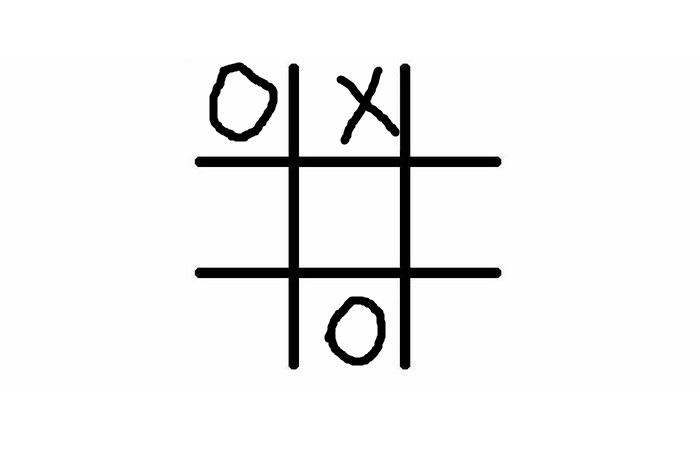
#> input picture tic-tac-toe-centers/image1.png, 700 x 450 px
$ python tic-tac-toe.py
#> lines starting #> are read from the running program, lines starting #| are printed output that depends on the picture; after the words box and inside, x2 and y2 are one past the last pixel; in counts of white or black regions, pixels touching at a corner belong together
import cv2
import numpy as np


def get_centers_tic_tac_toe(image_path):
#> called with image_path = 'image1.png'
    image = cv2.imread(image_path)
#> image is the input picture: shape (450, 700, 3); min 0, max 255, mean 240.8

    cv2.imshow('Original image', image)
    cv2.waitKey(0)
    cv2.destroyAllWindows()

    gray = cv2.cvtColor(image, cv2.COLOR_BGR2GRAY)

    edges = cv2.Canny(gray, 100, 200)
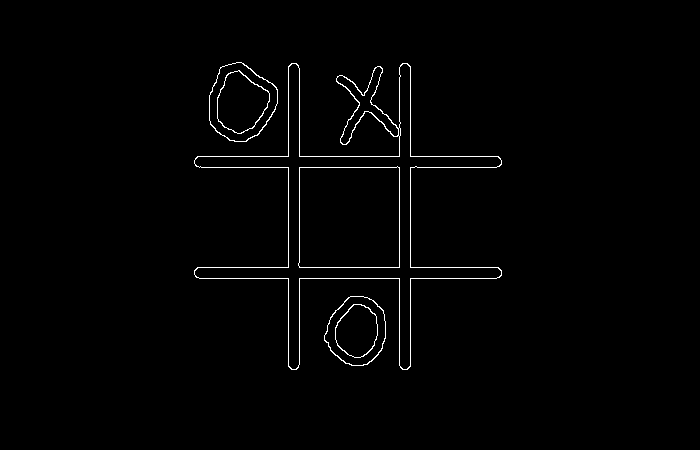
#> edges: shape (450, 700); 1.2% white in thin lines or dots, all inside (x1, y1, x2, y2) = (194, 62, 502, 370)

    cv2.imshow('Edges', edges)
    cv2.waitKey(0)
    cv2.destroyAllWindows()

    lines = cv2.HoughLines(edges, 1, np.pi / 180, threshold = 200)
#> lines = [[156, 1.57], [267, 1.57], [288, 0], [410, 0], [278, 1.57], [299, 0], [167, 1.57], [399, 0]]

    vertical_lines = []
    horizontal_lines = []

    line_image = image.copy()

    for i in range(len(lines)):
        rho = lines[i][0][0]
        theta = lines[i][0][1]
        a = np.cos(theta)
        b = np.sin(theta)
        x0 = a * rho
        y0 = b * rho
        x1 = int(x0 + 1000 * (-b))
        y1 = int(y0 + 1000 * (a))
        x2 = int(x0 - 1000 * (-b))
        y2 = int(y0 - 1000 * (a))

        # 0.0 - theta для вертикальной линии, погрешность 0.10 радиан
        if abs(0.0 - theta) < 0.10:
            vertical_lines.append(lines[i])
            cv2.line(line_image, (x1, y1), (x2, y2), (255, 0, 0), 2)

        # 1.57 радиан (90 градусов) - theta для горизонтальной линии, погрешность 0.10 радиан
        if abs(1.57 - theta) < 0.10:
            horizontal_lines.append(lines[i])
            cv2.line(line_image, (x1, y1), (x2, y2), (0, 0, 255), 2)
#> this loop made 8 passes
#> (rho, theta, a, b, x0, y0, x1, y1) on passes 1 to 8: (156, 1.57, -4.37e-08, 1, -6.82e-06, 156, -1000, 155), (267, 1.57, -4.37e-08, 1, -1.17e-05, 267, -1000, 266), (288, 0, 1, 0, 288, 0, 288, 1000), (410, 0, 1, 0, 410, 0, 410, 1000), (278, 1.57, -4.37e-08, 1, -1.22e-05, 278, -1000, 277), (299, 0, 1, 0, 299, 0, 299, 1000), (167, 1.57, -4.37e-08, 1, -7.3e-06, 167, -1000, 166), (399, 0, 1, 0, 399, 0, 399, 1000)
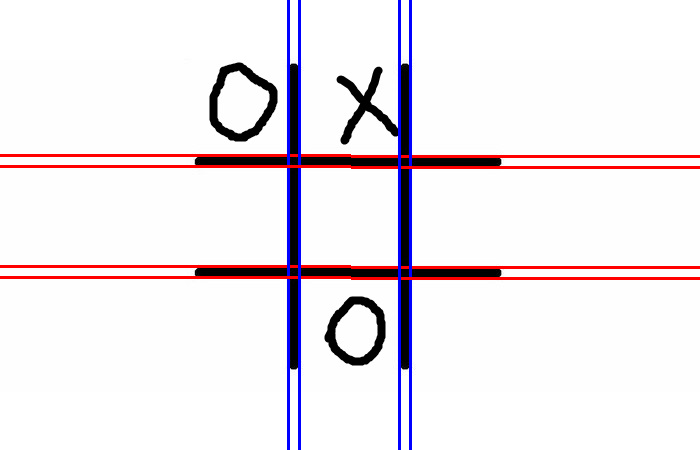
#> line_image: shape (450, 700, 3); 4.34% of pixels changed, all inside (x1, y1, x2, y2) = (0, 0, 700, 450)
#> after the loop, horizontal_lines = [[[156, 1.57]], [[267, 1.57]], [[278, 1.57]], [[167, 1.57]]]; vertical_lines = [[[288, 0]], [[410, 0]], [[299, 0]], [[399, 0]]]

    cv2.imshow('Image with lines', line_image)
    cv2.waitKey(0)
    cv2.destroyAllWindows()

    # Всего 8 линий - 4 вертикальные и 4 горизонтальные, составим массивы, состоящие из расстояний до них, и отсортируем
    vertical_lines_rhos = [vertical_lines[i][0][0] for i in range(len(vertical_lines))]
#> vertical_lines_rhos = [288, 410, 299, 399]
    vertical_lines_rhos.sort()
    horizontal_lines_rhos = [horizontal_lines[i][0][0] for i in range(len(horizontal_lines))]
#> horizontal_lines_rhos = [156, 267, 278, 167]
    horizontal_lines_rhos.sort()


    center_points_image = image.copy()

    # Вычисляем координаты центров клеток
    vertical_half_distance_between_lines = (vertical_lines_rhos[2] - vertical_lines_rhos[1]) / 2
#> vertical_half_distance_between_lines = 50
    horizontal_half_distance_between_lines = (horizontal_lines_rhos[2] - horizontal_lines_rhos[1]) / 2
#> horizontal_half_distance_between_lines = 50

    centers = []

    # Верхние клетки
    centers.append([(
        vertical_lines_rhos[0] - vertical_half_distance_between_lines,
        horizontal_lines_rhos[0] - horizontal_half_distance_between_lines
    ), (
        vertical_lines_rhos[1] + vertical_half_distance_between_lines,
        horizontal_lines_rhos[0] - horizontal_half_distance_between_lines
    ), (
        vertical_lines_rhos[3] + vertical_half_distance_between_lines,
        horizontal_lines_rhos[0] - horizontal_half_distance_between_lines
    )])

    # Средние клетки
    centers.append([(
        vertical_lines_rhos[0] - vertical_half_distance_between_lines,
        horizontal_lines_rhos[2] - horizontal_half_distance_between_lines
    ), (
        vertical_lines_rhos[1] + vertical_half_distance_between_lines,
        horizontal_lines_rhos[2] - horizontal_half_distance_between_lines
    ), (
        vertical_lines_rhos[3] + vertical_half_distance_between_lines,
        horizontal_lines_rhos[2] - horizontal_half_distance_between_lines
    )])

    # Нижние клетки
    centers.append([(
        vertical_lines_rhos[0] - vertical_half_distance_between_lines,
        horizontal_lines_rhos[3] + horizontal_half_distance_between_lines
    ), (
        vertical_lines_rhos[1] + vertical_half_distance_between_lines,
        horizontal_lines_rhos[3] + horizontal_half_distance_between_lines
    ), (
        vertical_lines_rhos[3] + vertical_half_distance_between_lines,
        horizontal_lines_rhos[3] + horizontal_half_distance_between_lines
    )])

    for arr in centers:
        for coords in arr:
            cv2.circle(center_points_image, (int(coords[0]), int(coords[1])), 5, (255,255,0), -1)
#> this loop made 3 passes
#> arr on passes 1 to 3: [(238, 106), (349, 106), (460, 106)], [(238, 217), (349, 217), (460, 217)], [(238, 328), (349, 328), (460, 328)]
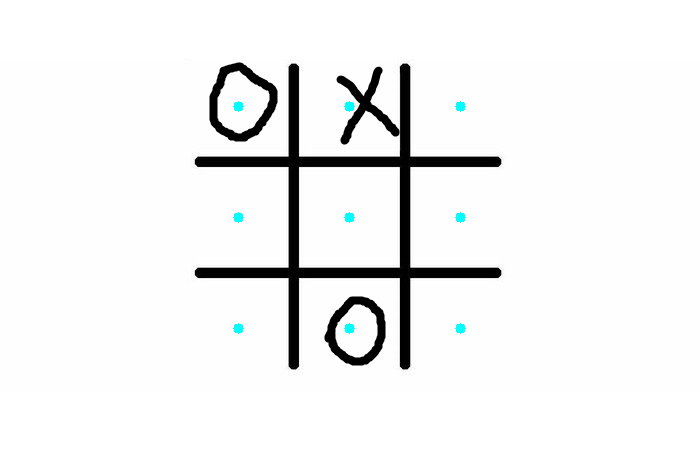
#> center_points_image: shape (450, 700, 3); 0.23% of pixels changed, all inside (x1, y1, x2, y2) = (233, 101, 466, 334)

    cv2.imshow('Image with centers', center_points_image)
    cv2.waitKey(0)
    cv2.destroyAllWindows()

    return centers

centers = get_centers_tic_tac_toe('image1.png')
#> centers = [[(238, 106), (349, 106), (460, 106)], [(238, 217), (349, 217), (460, 217)], [(238, 328), (349, 328), (460, 328)]]

for i in centers:
    print(i)
#> this loop made 3 passes
#| [(238.0, 106.0), (349.0, 106.0), (460.0, 106.0)]
#| [(238.0, 217.0), (349.0, 217.0), (460.0, 217.0)]
#| [(238.0, 328.0), (349.0, 328.0), (460.0, 328.0)]
